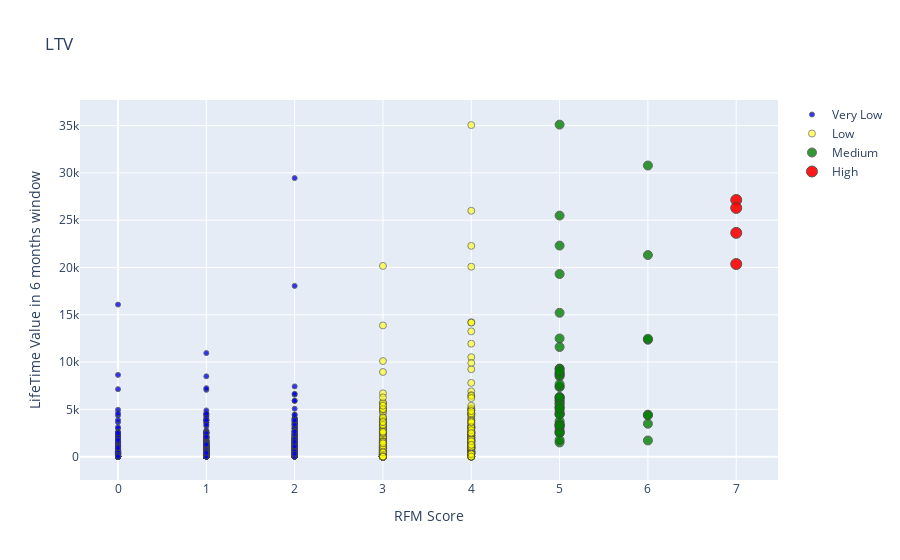

Write notebook code for a chart like this one.
### Code cell
# Scatter plot of LTV with plotly

segment_full_graph = segment_full_df.query("LifetimeValue < 40000") # because maximum values end at 40000 as seen in the histogram.

plot_data = [ go.Scatter( x=segment_full_graph.query("Segment == 'Very-Low-Value'")['OverallScore'],
                          y=segment_full_graph.query("Segment == 'Very-Low-Value'")['LifetimeValue'],
                          mode = 'markers',
                          name = 'Very Low',
                          marker= dict(size= 5, line= dict(width=1), color= 'blue', opacity= 0.8)
                          
                         ),
              go.Scatter( x=segment_full_graph.query("Segment == 'Low-Value'")['OverallScore'],
                          y=segment_full_graph.query("Segment == 'Low-Value'")['LifetimeValue'],
                          mode = 'markers',
                          name = 'Low',
                          marker= dict(size= 7, line= dict(width=1), color= 'yellow', opacity= 0.6)
                        ),
              go.Scatter( x=segment_full_graph.query("Segment == 'Medium-Value'")['OverallScore'],
                          y=segment_full_graph.query("Segment == 'Medium-Value'")['LifetimeValue'],
                          mode = 'markers',
                          name = 'Medium',
                          marker= dict(size= 9, line= dict(width=1), color= 'green', opacity= 0.8)
                        ),
              go.Scatter( x=segment_full_graph.query("Segment == 'High-Value'")['OverallScore'],
                          y=segment_full_graph.query("Segment == 'High-Value'")['LifetimeValue'],
                          mode = 'markers',
                          name = 'High',
                          marker= dict(size= 11, line= dict(width=1), color= 'red', opacity= 0.9)
                        )
                         ]



plot_layout = go.Layout(yaxis= {'title' : "LifeTime Value in 6 months window"}, 
                        xaxis = {'title' : "RFM Score"},
                        title =  'LTV')

fig = go.Figure(data=plot_data, layout = plot_layout)

pyoff.iplot(fig) #iplot polots in a jupyter notebook or python kernel

### Figure 1 — Plotly figure (JSON) as saved in the notebook; plotly's stock layout.template omitted (floating-point values rounded to 4 significant figures; data arrays with more than 128 entries replaced by an {"elided": "..."} marker saying what was removed)
{"data": [{"marker": {"color": "blue", "line": {"width": 1}, "opacity": 0.8, "size": 5}, "mode": "markers", "name": "Very Low", "type": "scatter", "x": {"elided": "1596 int values"}, "y": {"elided": "1596 float values"}}, {"marker": {"color": "yellow", "line": {"width": 1}, "opacity": 0.6, "size": 7}, "mode": "markers", "name": "Low", "type": "scatter", "x": {"elided": "671 int values"}, "y": {"elided": "671 float values"}}, {"marker": {"color": "green", "line": {"width": 1}, "opacity": 0.8, "size": 9}, "mode": "markers", "name": "Medium", "type": "scatter", "x": [5, 5, 5, 5, 5, 6, 5, 5, 5, 5, 5, 6, 5, 5, 6, 5, 6, 5, 5, 5, 5, 6, 5, 5, 5, 6, 5, 5, 5, 5, 5, 5, 5, 5, 5, 6, 5, 5, 5, 5, 5, 5, 5, 5, 5, 5, 5, 5, 5, 5, 6], "y": [1495.0, 3294.0, 5650.0, 6226.0, 9306.0, 21310.0, 5974.0, 3425.0, 7384.0, 19310.0, 2602.0, 3478.0, 5262.0, 15210.0, 30780.0, 9292.0, 12360.0, 8469.0, 4519.0, 35100.0, 7380.0, 4439.0, 4837.0, 4501.0, 2829.0, 4365.0, 22310.0, 3148.0, 12500.0, 5206.0, 7663.0, 25487, 8714.0, 5927.0, 3436.0, 12460.0, 3749.0, 2530.0, 5574.0, 8847.0, 4455.0, 3241.0, 5074.0, 2508.0, 1758.0, 8646.0, 6302.0, 11590.0, 9025.0, 6287.0, 1710.0]}, {"marker": {"color": "red", "line": {"width": 1}, "opacity": 0.9, "size": 11}, "mode": "markers", "name": "High", "type": "scatter", "x": [7, 7, 7, 7], "y": [27140.0, 20370.0, 23660.0, 26290.0]}], "layout": {"title": {"text": "LTV"}, "xaxis": {"title": {"text": "RFM Score"}}, "yaxis": {"title": {"text": "LifeTime Value in 6 months window"}}}}
